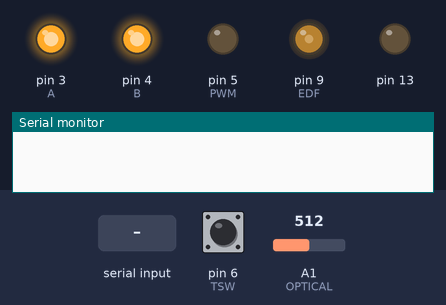
Recording of a sketch running on a simulated Arduino Uno, built with avr-gcc and run on an emulated ATmega328P. Shown: output pins drawn as LEDs (lit = HIGH), the last lines printed to the serial monitor. Inputs (shaded band) come from the test bench; at power-on: pin 6 (TSW) HIGH, A1 (OPTICAL) = 512.

Above: at 1.2 s.
1.3 s: "1," received over Serial
At 2.5 s:
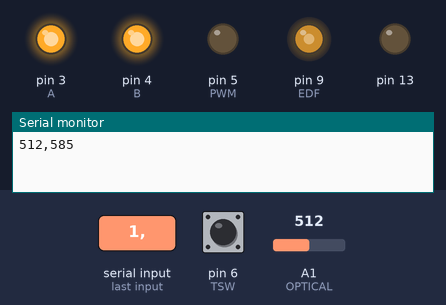
2.8 s: "2," received over Serial
At 3.7 s:
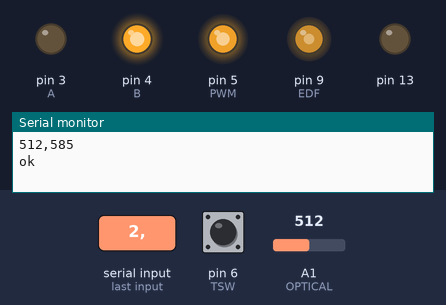
Timing chart, 0 to 10.3 s (numbered marks = the images above; inputs shaded):
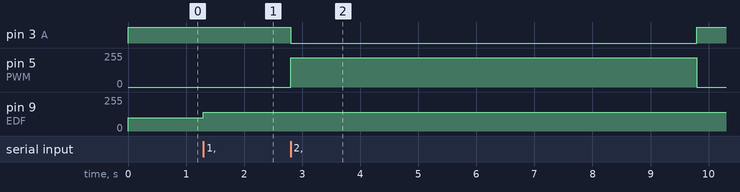

Measured:
- after the input at 1.3 s, pin 9 (EDF): 100/255 → 140/255 at once
- after the input at 2.8 s, pin 3 (A): HIGH → LOW at once, → HIGH 7.0 s later; pin 5 (PWM): 0/255 → 220/255 at once, → 0/255 7.0 s later

The sketch:

EE_for_python.ino
```cpp
#include <MsTimer2.h>
// https://github.com/NicoHood/PinChangeInterrupt
#include "PinChangeInterrupt.h"

#define PWM 5                       // cutter動作用モータのPWM
#define A 3                         // Aピン
#define B 4                         // Bピン
#define TSW 6                       // Close_cutter_SW
#define BSW 7                       // Open_cutter_SW
#define OPTICAL 1                   // 光センサ
#define EDF 9

int CloseTime = 8000; //fingerがしまる上限時間

int optical_sensor = 0;             // 光センサの値:Analog
int optical_sensor_cali[10];        // 光センサのしきい値のキャリブレーション用
int sensor_threshold = 900;           // 光センサのしきい値の初期化
int top_sw = 1;                     // TSW(Top_SW)
int bottom_sw = 1;                  // BSW(Bottom_SW)

int InitEDF_PWM = 100;              // EDF起動時のPWM
int EDF_PWM = 140;                        // EDF吸引時のPWM(serialで受信)

uint8_t receive_data;               // Pythonから受信したデータ
uint8_t mode;                       // EEのモード番号

uint8_t send_data;                  // Simulinkに送信するデータ
uint8_t flag = 0;                   // EEの状態
uint8_t sensor = 0;                 // 光センサの値

int count = 0;
char data[32];


void setup() {
  // put your setup code here, to run once:
  pinMode(A, OUTPUT);               // モータドライバ Aピン
  pinMode(B, OUTPUT);               // モータドライバ Bピン
  pinMode(PWM, OUTPUT);             // cutter動作用モータのPWM出力
  pinMode(TSW, INPUT_PULLUP);       // Close_cutter
  pinMode(BSW, INPUT_PULLUP);       // Open_cutter
  pinMode(OPTICAL, INPUT);          // 光センサ
  pinMode(EDF, OUTPUT);             // EDF用PWM出力

  pinMode(13, OUTPUT);
  digitalWrite(13, LOW);

  // モータ停止
  digitalWrite(A, HIGH);
  digitalWrite(B, HIGH);
  analogWrite(PWM, 0);
  analogWrite(EDF, InitEDF_PWM);
  Serial.begin(115200);

  // 光センサから10個のデータ取得
  int cnt = 0;  // カウント変数
  for(cnt = 0 ; cnt < 10 ; cnt++){
    optical_sensor_cali[cnt] = analogRead(OPTICAL); //光センサの値取得
  }
  // 光センサ10のデータの平均値
  int optical_sensor_sum = 0; //10個の光センサデータの合計変数の初期化
  double optical_sensor_mean = 0; //光センサの平均値変数の初期化
  cnt = 0;
  for(cnt = 0 ; cnt < 10 ; cnt++){
    optical_sensor_sum += optical_sensor_cali[cnt];  //10個の光センサデータの合計
  }
  optical_sensor_mean = (double)optical_sensor_sum / (double)(cnt + 1); // 光センサの平均値
  double t = 0; //偏差変数の初期化
  double optical_sensor_std = 0; //標準偏差変数の初期化
  cnt = 0;
  for(cnt = 0 ; cnt < 10 ; cnt++){
    t += (double)optical_sensor_cali[cnt] - (double)optical_sensor_mean; //偏差
  }
  optical_sensor_std = sqrt(t / (double)(cnt + 1)); //標準偏差
  if(optical_sensor_std > 100){ //分散が大きすぎる場合
    sensor_threshold = 900;
  }
  else{ //分散が許容範囲である場合
    sensor_threshold = (int)optical_sensor_mean + 120; //平均値+120をしきい値とする
  }
}

void finger_stop(){
  digitalWrite(A, HIGH);
  digitalWrite(B, HIGH);
}

void finger_open(){
  digitalWrite(A, HIGH);
  digitalWrite(B, LOW);
}

void finger_close(){
  digitalWrite(A, LOW);
  digitalWrite(B, HIGH);
}

void loop() {
  if(Serial.available() > 0){
    String input = Serial.readStringUntil(',');
    mode = input.toInt();
    switch(mode){
      case 0:
        flag = 0;
        analogWrite(EDF, InitEDF_PWM);
        finger_open();
        while(digitalRead(BSW)!=0){
          analogWrite(PWM, 210);
        }
        finger_stop();
        analogWrite(PWM, 0);

        optical_sensor = analogRead(OPTICAL);
        if(optical_sensor > sensor_threshold){
          flag = 1;
        }
        Serial.print(optical_sensor);Serial.print(",");Serial.println(sensor_threshold);
        // Serial.println(flag);

        break;

      case 1:
        flag = 0;
        analogWrite(EDF, EDF_PWM);
        finger_stop();
        analogWrite(PWM, 0);

        optical_sensor = analogRead(OPTICAL);
        if(optical_sensor > sensor_threshold){
          flag = 1;
        }
        Serial.print(optical_sensor);Serial.print(",");Serial.println(sensor_threshold);
        // Serial.println(flag);
        break;

      case 2:
        flag = 0;
        analogWrite(EDF, EDF_PWM);
        finger_close();
        unsigned long startTime = millis();
        Serial.println("ok"); //ここでいったんPC側に文字を送信しないと、millis()- startTime>=6000が無視される。okをPCが受け取ったらは、PC側からは指令が来なくなる
        while(digitalRead(TSW)!=0){  //digitalRead(TSW)
          if(millis()- startTime>=7000){
            break;
          }
          analogWrite(PWM, 220);
        }
        analogWrite(PWM, 0);
        finger_stop();
        optical_sensor = analogRead(OPTICAL);
        Serial.print(optical_sensor);Serial.print(",");Serial.println(sensor_threshold);
        break;

      default:
        break;
    }
  }
}
```
